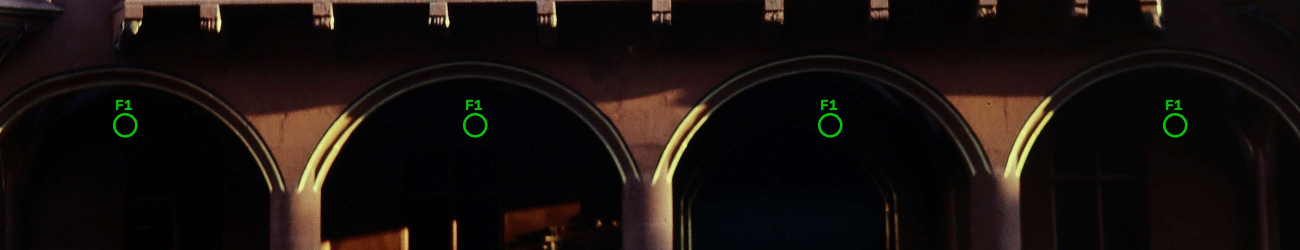
#> input picture modelle/kaufhaus/messprotokoll/Z-018-001.jpg, 2600 x 500 px (shown at 1/2 size)
$ python -i epilinie.py   (imports and definitions only)   (older library calls are emulated)
#> lines starting #> are read from the running program, lines starting #| are printed output that depends on the picture
#> further down, picture is the input picture: shape (500, 2600, 3); mean B, G, R 13.2, 15.9, 22.5
#!/usr/bin/env python3
"""epilinie.py - Epipolarlinie eines Pixelpicks in weiteren Kameras (Hilfe fuer foto_mass.py --tri).

Aufruf:
  epilinie.py OBJ.json K-A x y K-B [K-C ...] [--tiefe 2 60] [--fenster x0 y0 x1 y1] [--aus DIR] [--name N] [--ncc [Halbbreite_px]]
Der Strahl durch (x,y) in Kamera A wird auf Tiefen --tiefe (m, Standard 2..60) abgetastet und in jede Zielkamera
projiziert. Ausgabe je Ziel: DIR/epi_<name>_<K-B>.jpg mit der Linie, Tiefenmarken (m, Beschriftung alle 5 m, kleine Striche
je 1 m) und Gitter; mit --fenster nur dieser Bildausschnitt (Originalpixel, Gitter in Originalkoordinaten).
Der gesuchte Objektpunkt liegt IRGENDWO auf der Linie; wo die Kante die Linie schneidet, ist der Pick fuer foto_mass --tri.
Kameramodell wie foto_mass.py (SIMPLE_RADIAL: u = f*x*(1+k1*r^2)+cx, rvec/t Welt->Kamera). Reine Geometrie, keine GPU noetig.
Hinweis: Nur Schnitt Strahl x Bild; Verdeckung und Mehrdeutigkeit (Linie laeuft laengs der Kante) prueft der Mensch.
Umgebung: cv2 -> /media/oem/scan/venv-seg/bin/python -I tools/epilinie.py ... (oder `tools/py tools/epilinie.py ...`); Standard --aus = aktueller Ordner, --name pick.
Exit 0 = Bilder geschrieben; ohne genug Argumente Hilfe + Exit 1, ohne Zielkamera Abbruch mit Text.
"""
import sys, os, json, glob
import numpy as np, cv2


# [18 lines left out: functions kam, strahl, projekt, not called in this run]


def kante(im):
    g = cv2.GaussianBlur(cv2.cvtColor(im, cv2.COLOR_BGR2GRAY), (0, 0), 1.2).astype(np.float32)
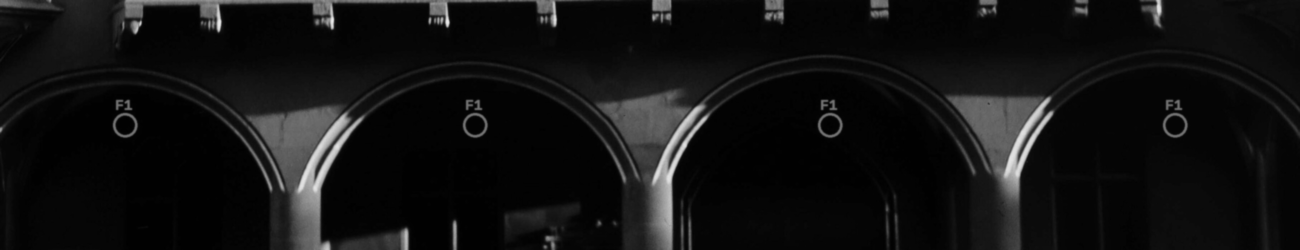
#> g: shape (500, 2600) float32 (shown at 1/2 size); min 0, max 237, mean 17.6
    return cv2.magnitude(cv2.Sobel(g, cv2.CV_32F, 1, 0), cv2.Sobel(g, cv2.CV_32F, 0, 1))
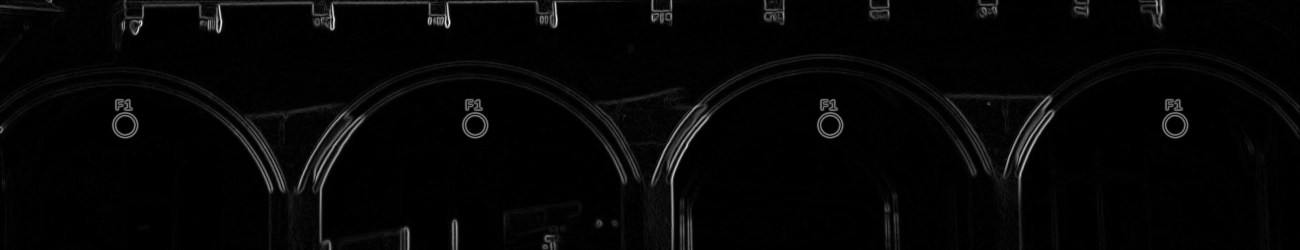
#> returned value: shape (500, 2600) float32 (shown at 1/2 size); min 0, max 512.7, mean 11.7; drawn with min black and max white


# [4 lines left out: function flicke, not called in this run]


def ncc(u, v):
    u, v = u - u.mean(), v - v.mean(); d = np.sqrt((u * u).sum() * (v * v).sum())
    return float((u * v).sum() / d) if d > 1e-6 else 0.0


# [59 lines left out: functions tiefenscan, main, not called in this run]


# [2 lines not run here, left out]

>>> import cv2
>>> picture = cv2.imread('../modelle/kaufhaus/messprotokoll/Z-018-001.jpg')
>>> result = kante(picture)
